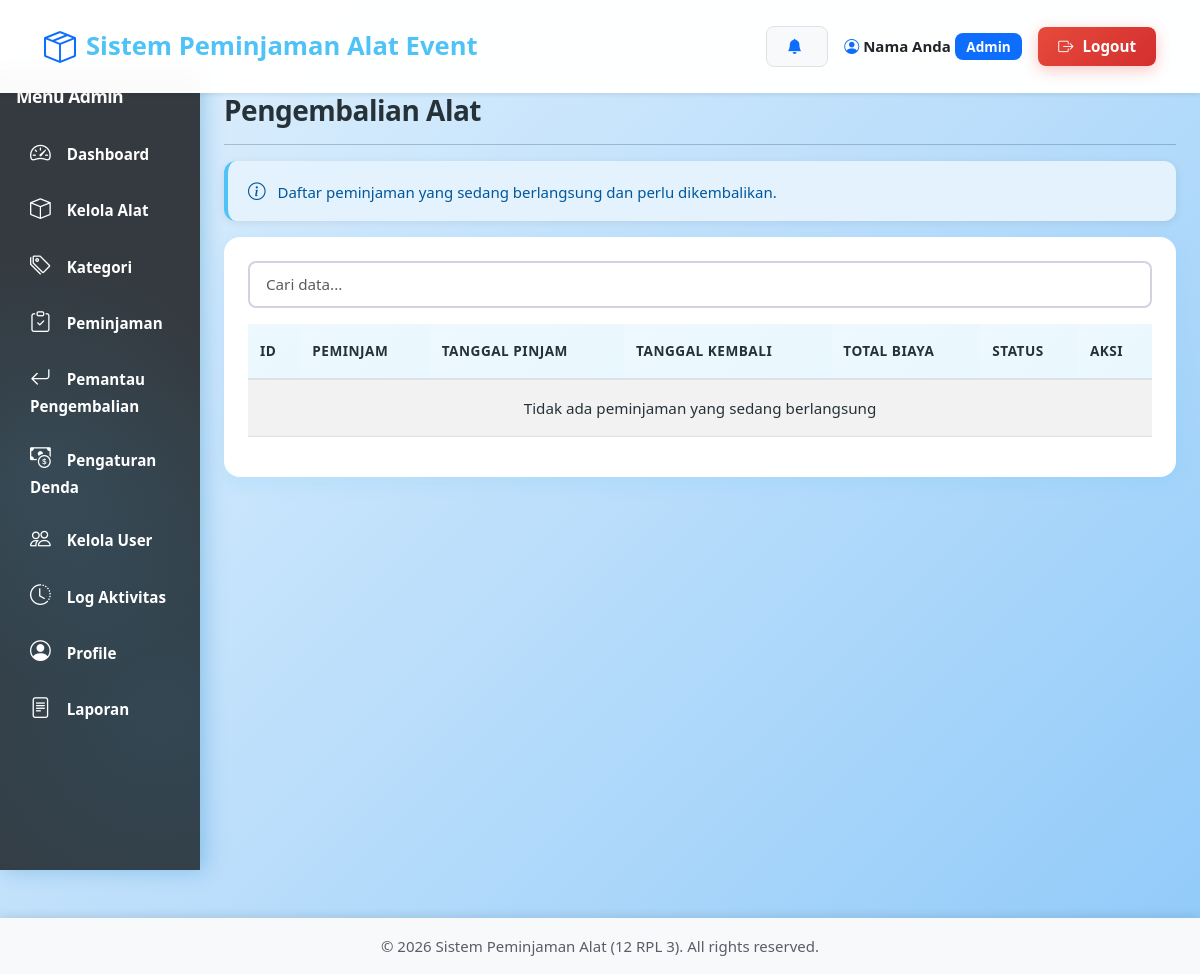
Before: /admin/pengembalian.php (signed in) with the older database file.
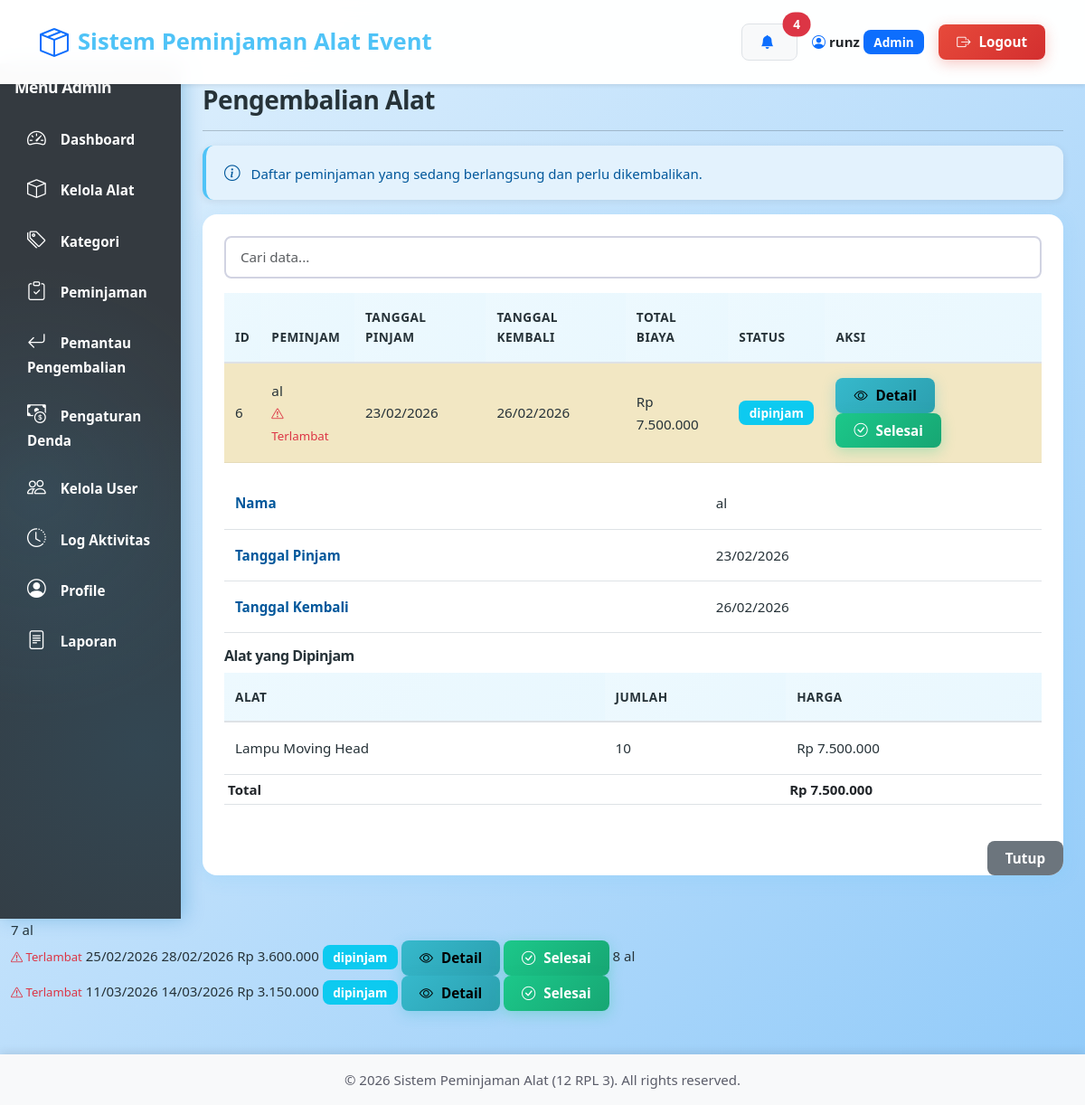
After: the same page with the newer database file.
### tables this page shows
CREATE TABLE `peminjaman` (
  `id` int NOT NULL,
  `nama_alat` varchar(50) NOT NULL,
  `peminjam_id` int NOT NULL,
  `tanggal_pinjam` date NOT NULL,
  `tanggal_kembali` date NOT NULL,
  `tanggal_pengembalian` datetime DEFAULT NULL,
  `kondisi_pengembalian` enum('baik','rusak ringan','rusak berat','hilang') DEFAULT 'baik',
  `catatan_pengembalian` text,
  `status` enum('pending','disetujui','ditolak','dipinjam','selesai') DEFAULT 'pending',
  `total_biaya` decimal(10,2) DEFAULT NULL,
  `denda` decimal(10,2) DEFAULT '0.00',
  `keterangan` text,
  `petugas_id` int DEFAULT NULL,
  `created_at` timestamp NULL DEFAULT CURRENT_TIMESTAMP,
  `deleted_at` datetime DEFAULT NULL
);

CREATE TABLE `users` (
  `id` int NOT NULL,
  `username` varchar(50) NOT NULL,
  `password` varchar(255) NOT NULL,
  `nama` varchar(100) NOT NULL,
  `email` varchar(100) NOT NULL,
  `telepon` varchar(20) DEFAULT NULL,
  `foto_profile` varchar(255) DEFAULT NULL,
  `role` enum('admin','petugas','peminjam') NOT NULL,
  `created_at` timestamp NULL DEFAULT CURRENT_TIMESTAMP,
  `deleted_at` datetime DEFAULT NULL
);

CREATE TABLE `detail_peminjaman` (
  `id` int NOT NULL,
  `peminjaman_id` int NOT NULL,
  `alat_id` int NOT NULL,
  `jumlah` int NOT NULL,
  `harga_satuan` decimal(10,2) DEFAULT NULL,
  `subtotal` decimal(10,2) DEFAULT NULL
);

CREATE TABLE `alat` (
  `id` int NOT NULL,
  `nama_alat` varchar(100) NOT NULL,
  `merk` varchar(100) DEFAULT NULL,
  `kategori_id` int DEFAULT NULL,
  `jumlah_total` int NOT NULL,
  `jumlah_tersedia` int NOT NULL,
  `kondisi` enum('baik','rusak ringan','rusak berat') DEFAULT 'baik',
  `harga_sewa` decimal(10,2) DEFAULT NULL,
  `deskripsi` text,
  `foto` varchar(255) DEFAULT NULL,
  `created_at` timestamp NULL DEFAULT CURRENT_TIMESTAMP,
  `deleted_at` datetime DEFAULT NULL
);

### admin/pengembalian.php (the view, shortened to what the changed rows need)
<?php
require_once '../config/database.php';
include '../includes/header.php';
?>
<div class="container-fluid">
    <div class="row">
        <div class="col-md-10 p-4">
            <h2>Pengembalian Alat</h2>
            <div class="card">
                <div class="card-body">
                    <table class="table table-striped">
                        <thead>
                            <tr>
                                <th>ID</th>
                                <th>Peminjam</th>
                                <th>Tanggal Pinjam</th>
                                <th>Tanggal Kembali</th>
                                <th>Total Biaya</th>
                                <th>Status</th>
                                <th>Aksi</th>
                            </tr>
                        </thead>
                        <tbody>
                            <?php
                            $query = "SELECT p.*, u.nama FROM peminjaman p
                                     JOIN users u ON p.peminjam_id = u.id
                                     WHERE p.status = 'dipinjam'
                                     ORDER BY p.tanggal_kembali ASC";
                            $result = mysqli_query($conn, $query);
                            if (mysqli_num_rows($result) == 0) {
                                echo '<tr><td colspan="7" class="text-center">Tidak ada peminjaman yang sedang berlangsung</td></tr>';
                            }
                            while ($row = mysqli_fetch_assoc($result)):
                                $terlambat = strtotime($row['tanggal_kembali']) < strtotime(date('Y-m-d'));
                            ?>
                            <tr class="<?php echo $terlambat ? 'table-warning' : ''; ?>">
                                <td><?php echo $row['id']; ?></td>
                                <td>
                                    <?php echo $row['nama']; ?>
                                    <?php if ($terlambat): ?>
                                        <br><small class="text-danger"><i class="bi bi-exclamation-triangle"></i> Terlambat</small>
                                    <?php endif; ?>
                                </td>
                                <td><?php echo date('d/m/Y', strtotime($row['tanggal_pinjam'])); ?></td>
                                <td><?php echo date('d/m/Y', strtotime($row['tanggal_kembali'])); ?></td>
                                <td>Rp <?php echo number_format($row['total_biaya'], 0, ',', '.'); ?></td>
                                <td><span class="badge bg-info"><?php echo $row['status']; ?></span></td>
                                <td>
                                    <button class="btn btn-sm btn-info" data-bs-toggle="modal" data-bs-target="#detailModal<?php echo $row['id']; ?>">
                                        <i class="bi bi-eye"></i> Detail
                                    </button>
                                    <button class="btn btn-sm btn-success" onclick="if(confirm('Konfirmasi pengembalian alat?')) location.href='?selesai=<?php echo $row['id']; ?>'">
                                        <i class="bi bi-check-circle"></i> Selesai
                                    </button>
                                </td>
                            </tr>
                            <div class="modal fade" id="detailModal<?php echo $row['id']; ?>" tabindex="-1">
                                <div class="modal-dialog">
                                    <div class="modal-content">
                                        <div class="modal-body">
                                            <table class="table table-sm">
                                                <tr>
                                                    <td><strong>Nama</strong></td>
                                                    <td><?php echo $row['nama']; ?></td>
                                                </tr>
                                                <tr>
                                                    <td><strong>Tanggal Pinjam</strong></td>
                                                    <td><?php echo date('d/m/Y', strtotime($row['tanggal_pinjam'])); ?></td>
                                                </tr>
                                                <tr>
                                                    <td><strong>Tanggal Kembali</strong></td>
                                                    <td><?php echo date('d/m/Y', strtotime($row['tanggal_kembali'])); ?></td>
                                                </tr>
                                            </table>
                                            <h6>Alat yang Dipinjam</h6>
                                            <table class="table table-sm">
                                                <thead>
                                                    <tr>
                                                        <th>Alat</th>
                                                        <th>Jumlah</th>
                                                        <th>Harga</th>
                                                    </tr>
                                                </thead>
                                                <tbody>
                                                    <?php
                                                    $detail_query = "SELECT dp.*, a.nama_alat FROM detail_peminjaman dp
                                                                    JOIN alat a ON dp.alat_id = a.id
                                                                    WHERE dp.peminjaman_id = {$row['id']}";
                                                    $detail_result = mysqli_query($conn, $detail_query);
                                                    while ($detail = mysqli_fetch_assoc($detail_result)):
                                                    ?>
                                                    <tr>
                                                        <td><?php echo $detail['nama_alat']; ?></td>
                                                        <td><?php echo $detail['jumlah']; ?></td>
                                                        <td>Rp <?php echo number_format($detail['subtotal'], 0, ',', '.'); ?></td>
                                                    </tr>
                                                    <?php endwhile; ?>
                                                </tbody>
                                                <tfoot>
                                                    <tr>
                                                        <th colspan="2">Total</th>
                                                        <th>Rp <?php echo number_format($row['total_biaya'], 0, ',', '.'); ?></th>
                                                    </tr>
                                                </tfoot>
                                            </table>
                                        </div>
                                        <div class="modal-footer">
                                            <button type="button" class="btn btn-secondary" data-bs-dismiss="modal">Tutup</button>
                                        </div>
                                    </div>
                                </div>
                            </div>
                            <?php endwhile; ?>
                        </tbody>
                    </table>
                </div>
            </div>
        </div>
    </div>
</div>
<?php include '../includes/footer.php'; ?>

### includes/header.php (shortened to what the changed rows need)
<!DOCTYPE html>
<html lang="id">
<head>
    <link href="https://cdn.jsdelivr.net/npm/bootstrap@5.3.0/dist/css/bootstrap.min.css" rel="stylesheet">
    <link rel="stylesheet" href="https://cdn.jsdelivr.net/npm/bootstrap-icons@1.10.0/font/bootstrap-icons.css">
    <link rel="stylesheet" href="<?php echo BASE_PATH; ?>assets/css/style.css">
</head>
<body>
    <nav class="navbar navbar-expand-lg navbar-light bg-white shadow-sm">
        <div class="container-fluid">
            <?php
            $notif_count = 0;
            $notifications = [];
            if (isset($_SESSION['user_id']) && isset($_SESSION['role'])) {
                if ($_SESSION['role'] == 'peminjam') {
                    $user_id = $_SESSION['user_id'];
                    $query = "SELECT p.*,
                             DATEDIFF(p.tanggal_kembali, CURDATE()) as hari_tersisa,
                             (SELECT GROUP_CONCAT(a.nama_alat SEPARATOR ', ')
                              FROM detail_peminjaman dp
                              JOIN alat a ON dp.alat_id = a.id
                              WHERE dp.peminjaman_id = p.id) as alat_list
                             FROM peminjaman p
                             WHERE p.peminjam_id = $user_id
                             AND p.status = 'dipinjam'
                             AND DATEDIFF(p.tanggal_kembali, CURDATE()) <= 2
                             AND DATEDIFF(p.tanggal_kembali, CURDATE()) >= 0
                             ORDER BY p.tanggal_kembali ASC";
                    $result = mysqli_query($conn, $query);
                    while ($row = mysqli_fetch_assoc($result)) {
                        $notifications[] = [
                            'type' => 'warning',
                            'icon' => 'exclamation-triangle',
                            'title' => 'Pengingat Pengembalian',
                            'message' => "Alat {$row['alat_list']} harus dikembalikan dalam {$row['hari_tersisa']} hari (Tanggal: " . date('d/m/Y', strtotime($row['tanggal_kembali'])) . ")",
                            'time' => 'Segera'
                        ];
                        $notif_count++;
                    }
                    $query_late = "SELECT p.*,
                                  DATEDIFF(CURDATE(), p.tanggal_kembali) as hari_terlambat,
                                  (SELECT GROUP_CONCAT(a.nama_alat SEPARATOR ', ')
                                   FROM detail_peminjaman dp
                                   JOIN alat a ON dp.alat_id = a.id
                                   WHERE dp.peminjaman_id = p.id) as alat_list
                                  FROM peminjaman p
                                  WHERE p.peminjam_id = $user_id
                                  AND p.status = 'dipinjam'
                                  AND p.tanggal_kembali < CURDATE()
                                  ORDER BY p.tanggal_kembali ASC";
                    $result_late = mysqli_query($conn, $query_late);
                    while ($row = mysqli_fetch_assoc($result_late)) {
                        $notifications[] = [
                            'type' => 'danger',
                            'icon' => 'exclamation-circle',
                            'title' => 'Terlambat!',
                            'message' => "Alat {$row['alat_list']} sudah terlambat {$row['hari_terlambat']} hari! Segera kembalikan untuk menghindari denda.",
                            'time' => 'Urgent'
                        ];
                        $notif_count++;
                    }
                } elseif ($_SESSION['role'] == 'petugas' || $_SESSION['role'] == 'admin') {
                    $query_late = "SELECT p.*, u.nama,
                                  DATEDIFF(CURDATE(), p.tanggal_kembali) as hari_terlambat,
                                  (SELECT GROUP_CONCAT(a.nama_alat SEPARATOR ', ')
                                   FROM detail_peminjaman dp
                                   JOIN alat a ON dp.alat_id = a.id
                                   WHERE dp.peminjaman_id = p.id) as alat_list
                                  FROM peminjaman p
                                  JOIN users u ON p.peminjam_id = u.id
                                  WHERE p.status = 'dipinjam'
                                  AND p.tanggal_kembali < CURDATE()
                                  ORDER BY p.tanggal_kembali ASC";
                    $result_late = mysqli_query($conn, $query_late);
                    while ($row = mysqli_fetch_assoc($result_late)) {
                        $notif_count++;
                    }
                    $query_pending = "SELECT COUNT(*) as total FROM peminjaman WHERE status = 'pending'";
                    $pending = mysqli_fetch_assoc(mysqli_query($conn, $query_pending))['total'];
                    if ($pending > 0) {
                        $notif_count++;
                    }
                }
            }
            ?>
            <?php if (isset($_SESSION['user_id'])): ?>
            <div class="navbar-nav ms-auto d-flex align-items-center">
                <div class="dropdown me-3">
                    <a class="btn btn-light border position-relative" href="#" role="button" data-bs-toggle="dropdown" aria-expanded="false">
                        <i class="bi bi-bell-fill text-primary"></i>
                        <?php if ($notif_count > 0): ?>
                        <span class="position-absolute top-0 start-100 translate-middle badge rounded-pill bg-danger">
                            <?php echo $notif_count; ?>
                        </span>
                        <?php endif; ?>
                    </a>
                </div>
                <span class="navbar-text text-dark me-3 fw-bold">
                    <i class="bi bi-person-circle text-primary"></i> <?php echo $_SESSION['nama']; ?>
                    <span class="badge bg-primary"><?php echo ucfirst($_SESSION['role']); ?></span>
                </span>
                <a href="<?php echo BASE_PATH; ?>auth/logout.php" class="btn btn-danger btn-sm">
                    <i class="bi bi-box-arrow-right"></i> Logout
                </a>
            </div>
            <?php endif; ?>
        </div>
    </nav>

Changed rows visible on the page:
added peminjaman: id "6", peminjam.nama "al", shows "Terlambat", tanggal_pinjam "23/02/2026", tanggal_kembali "26/02/2026", total_biaya "7.500.000", status "dipinjam"
added detail_peminjaman: alat.nama_alat "Lampu Moving Head", jumlah "10", subtotal "7.500.000"
added peminjaman: id "7", peminjam.nama "al", shows "Terlambat", tanggal_pinjam "25/02/2026", tanggal_kembali "28/02/2026", total_biaya "3.600.000", status "dipinjam"
added peminjaman: id "8", peminjam.nama "al", shows "Terlambat", tanggal_pinjam "11/03/2026", tanggal_kembali "14/03/2026", total_biaya "3.150.000", status "dipinjam"
Other visible differences:
$notif_count: (not shown) → "4"
$_SESSION['nama']: "Nama Anda" → "runz"
text no longer shown: "Tidak ada peminjaman yang sedang berlangsung"
